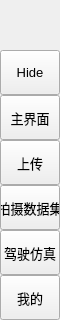
        <widget class="QFrame" name="leftMenuBg">
         <property name="minimumSize">
          <size>
           <width>60</width>
           <height>0</height>
          </size>
         </property>
         <property name="maximumSize">
          <size>
           <width>60</width>
           <height>16777215</height>
          </size>
         </property>
         <property name="frameShape">
          <enum>QFrame::NoFrame</enum>
         </property>
         <property name="frameShadow">
          <enum>QFrame::Raised</enum>
         </property>
         <layout class="QVBoxLayout" name="verticalLayout_3">
          <property name="spacing">
           <number>0</number>
          </property>
          <property name="leftMargin">
           <number>0</number>
          </property>
          <property name="topMargin">
           <number>0</number>
          </property>
          <property name="rightMargin">
           <number>0</number>
          </property>
          <property name="bottomMargin">
           <number>0</number>
          </property>
          <item>
           <widget class="QFrame" name="topLogoInfo">
            <property name="minimumSize">
             <size>
              <width>0</width>
              <height>50</height>
             </size>
            </property>
            <property name="maximumSize">
             <size>
              <width>16777215</width>
              <height>50</height>
             </size>
            </property>
            <property name="frameShape">
             <enum>QFrame::NoFrame</enum>
            </property>
            <property name="frameShadow">
             <enum>QFrame::Raised</enum>
            </property>
            <widget class="QFrame" name="topLogo">
             <property name="geometry">
              <rect>
               <x>10</x>
               <y>5</y>
               <width>42</width>
               <height>42</height>
              </rect>
             </property>
             <property name="minimumSize">
              <size>
               <width>42</width>
               <height>42</height>
              </size>
             </property>
             <property name="maximumSize">
              <size>
               <width>42</width>
               <height>42</height>
              </size>
             </property>
             <property name="frameShape">
              <enum>QFrame::NoFrame</enum>
             </property>
             <property name="frameShadow">
              <enum>QFrame::Raised</enum>
             </property>
            </widget>
            <widget class="QLabel" name="titleLeftApp">
             <property name="geometry">
              <rect>
               <x>70</x>
               <y>8</y>
               <width>160</width>
               <height>20</height>
              </rect>
             </property>
             <property name="font">
              <font>
               <family>Segoe UI</family>
               <pointsize>8</pointsize>
               <italic>false</italic>
               <bold>false</bold>
              </font>
             </property>
             <property name="text">
              <string>VisionVoyage</string>
             </property>
             <property name="alignment">
              <set>Qt::AlignLeading|Qt::AlignLeft|Qt::AlignTop</set>
             </property>
            </widget>
            <widget class="QLabel" name="titleLeftDescription">
             <property name="geometry">
              <rect>
               <x>70</x>
               <y>27</y>
               <width>160</width>
               <height>16</height>
              </rect>
             </property>
             <property name="maximumSize">
              <size>
               <width>16777215</width>
               <height>16</height>
              </size>
             </property>
             <property name="font">
              <font>
               <family>Segoe UI</family>
               <pointsize>8</pointsize>
               <italic>false</italic>
               <bold>false</bold>
              </font>
             </property>
             <property name="text">
              <string>Modern GUI / Flat Style</string>
             </property>
             <property name="alignment">
              <set>Qt::AlignLeading|Qt::AlignLeft|Qt::AlignTop</set>
             </property>
            </widget>
           </widget>
          </item>
          <item>
           <widget class="QFrame" name="leftMenuFrame">
            <property name="frameShape">
             <enum>QFrame::NoFrame</enum>
            </property>
            <property name="frameShadow">
             <enum>QFrame::Raised</enum>
            </property>
            <layout class="QVBoxLayout" name="verticalMenuLayout">
             <property name="spacing">
              <number>0</number>
             </property>
             <property name="leftMargin">
              <number>0</number>
             </property>
             <property name="topMargin">
              <number>0</number>
             </property>
             <property name="rightMargin">
              <number>0</number>
             </property>
             <property name="bottomMargin">
              <number>0</number>
             </property>
             <item>
              <widget class="QFrame" name="toggleBox">
               <property name="maximumSize">
                <size>
                 <width>16777215</width>
                 <height>45</height>
                </size>
               </property>
               <property name="frameShape">
                <enum>QFrame::NoFrame</enum>
               </property>
               <property name="frameShadow">
                <enum>QFrame::Raised</enum>
               </property>
               <layout class="QVBoxLayout" name="verticalLayout_4">
                <property name="spacing">
                 <number>0</number>
                </property>
                <property name="leftMargin">
                 <number>0</number>
                </property>
                <property name="topMargin">
                 <number>0</number>
                </property>
                <property name="rightMargin">
                 <number>0</number>
                </property>
                <property name="bottomMargin">
                 <number>0</number>
                </property>
                <item>
                 <widget class="QPushButton" name="toggleButton">
                  <property name="sizePolicy">
                   <sizepolicy hsizetype="Expanding" vsizetype="Fixed">
                    <horstretch>0</horstretch>
                    <verstretch>0</verstretch>
                   </sizepolicy>
                  </property>
                  <property name="minimumSize">
                   <size>
                    <width>0</width>
                    <height>45</height>
                   </size>
                  </property>
                  <property name="font">
                   <font>
                    <family>Segoe UI</family>
                    <pointsize>10</pointsize>
                    <italic>false</italic>
                    <bold>false</bold>
                   </font>
                  </property>
                  <property name="cursor">
                   <cursorShape>PointingHandCursor</cursorShape>
                  </property>
                  <property name="layoutDirection">
                   <enum>Qt::LeftToRight</enum>
                  </property>
                  <property name="styleSheet">
                   <string notr="true">background-image: url(:/icons/images/icons/icon_menu.png);</string>
                  </property>
                  <property name="text">
                   <string>Hide</string>
                  </property>
                 </widget>
                </item>
               </layout>
              </widget>
             </item>
             <item alignment="Qt::AlignTop">
              <widget class="QFrame" name="topMenu">
               <property name="frameShape">
                <enum>QFrame::NoFrame</enum>
               </property>
               <property name="frameShadow">
                <enum>QFrame::Raised</enum>
               </property>
               <layout class="QVBoxLayout" name="verticalLayout_8">
                <property name="spacing">
                 <number>0</number>
                </property>
                <property name="leftMargin">
                 <number>0</number>
                </property>
                <property name="topMargin">
                 <number>0</number>
                </property>
                <property name="rightMargin">
                 <number>0</number>
                </property>
                <property name="bottomMargin">
                 <number>0</number>
                </property>
                <item>
                 <widget class="QPushButton" name="btn_home">
                  <property name="sizePolicy">
                   <sizepolicy hsizetype="Expanding" vsizetype="Fixed">
                    <horstretch>0</horstretch>
                    <verstretch>0</verstretch>
                   </sizepolicy>
                  </property>
                  <property name="minimumSize">
                   <size>
                    <width>0</width>
                    <height>45</height>
                   </size>
                  </property>
                  <property name="font">
                   <font>
                    <family>Segoe UI</family>
                    <pointsize>10</pointsize>
                    <italic>false</italic>
                    <bold>false</bold>
                   </font>
                  </property>
                  <property name="cursor">
                   <cursorShape>PointingHandCursor</cursorShape>
                  </property>
                  <property name="layoutDirection">
                   <enum>Qt::LeftToRight</enum>
                  </property>
                  <property name="styleSheet">
                   <string notr="true">background-image: url(:/icons/images/icons/cil-home.png);</string>
                  </property>
                  <property name="text">
                   <string>主界面</string>
                  </property>
                 </widget>
                </item>
                <item>
                 <widget class="QPushButton" name="btn_widgets">
                  <property name="sizePolicy">
                   <sizepolicy hsizetype="Expanding" vsizetype="Fixed">
                    <horstretch>0</horstretch>
                    <verstretch>0</verstretch>
                   </sizepolicy>
                  </property>
                  <property name="minimumSize">
                   <size>
                    <width>0</width>
                    <height>45</height>
                   </size>
                  </property>
                  <property name="font">
                   <font>
                    <family>Segoe UI</family>
                    <pointsize>10</pointsize>
                    <italic>false</italic>
                    <bold>false</bold>
                   </font>
                  </property>
                  <property name="cursor">
                   <cursorShape>PointingHandCursor</cursorShape>
                  </property>
                  <property name="layoutDirection">
                   <enum>Qt::LeftToRight</enum>
                  </property>
                  <property name="styleSheet">
                   <string notr="true">background-image: url(:/icons/images/icons/cil-cloud-upload.png);</string>
                  </property>
                  <property name="text">
                   <string>上传</string>
                  </property>
                 </widget>
                </item>
                <item>
                 <widget class="QPushButton" name="btn_image">
                  <property name="sizePolicy">
                   <sizepolicy hsizetype="Expanding" vsizetype="Fixed">
                    <horstretch>0</horstretch>
                    <verstretch>0</verstretch>
                   </sizepolicy>
                  </property>
                  <property name="minimumSize">
                   <size>
                    <width>0</width>
                    <height>45</height>
                   </size>
                  </property>
                  <property name="font">
                   <font>
                    <family>Segoe UI</family>
                    <pointsize>10</pointsize>
                    <italic>false</italic>
                    <bold>false</bold>
                   </font>
                  </property>
                  <property name="cursor">
                   <cursorShape>PointingHandCursor</cursorShape>
                  </property>
                  <property name="layoutDirection">
                   <enum>Qt::LeftToRight</enum>
                  </property>
                  <property name="styleSheet">
                   <string notr="true">background-image: url(:/icons/images/icons/cil-image-plus.png);</string>
                  </property>
                  <property name="text">
                   <string>拍摄数据集</string>
                  </property>
                 </widget>
                </item>
                <item>
                 <widget class="QPushButton" name="btn_simulation">
                  <property name="sizePolicy">
                   <sizepolicy hsizetype="Expanding" vsizetype="Fixed">
                    <horstretch>0</horstretch>
                    <verstretch>0</verstretch>
                   </sizepolicy>
                  </property>
                  <property name="minimumSize">
                   <size>
                    <width>0</width>
                    <height>45</height>
                   </size>
                  </property>
                  <property name="font">
                   <font>
                    <family>Segoe UI</family>
                    <pointsize>10</pointsize>
                    <italic>false</italic>
                    <bold>false</bold>
                   </font>
                  </property>
                  <property name="cursor">
                   <cursorShape>PointingHandCursor</cursorShape>
                  </property>
                  <property name="layoutDirection">
                   <enum>Qt::LeftToRight</enum>
                  </property>
                  <property name="styleSheet">
                   <string notr="true">background-image: url(:/icons/images/icons/cil-gamepad.png);</string>
                  </property>
                  <property name="text">
                   <string>驾驶仿真</string>
                  </property>
                 </widget>
                </item>
               </layout>
              </widget>
             </item>
             <item alignment="Qt::AlignBottom">
              <widget class="QFrame" name="bottomMenu">
               <property name="frameShape">
                <enum>QFrame::NoFrame</enum>
               </property>
               <property name="frameShadow">
                <enum>QFrame::Raised</enum>
               </property>
               <layout class="QVBoxLayout" name="verticalLayout_9">
                <property name="spacing">
                 <number>0</number>
                </property>
                <property name="leftMargin">
                 <number>0</number>
                </property>
                <property name="topMargin">
                 <number>0</number>
                </property>
                <property name="rightMargin">
                 <number>0</number>
                </property>
                <property name="bottomMargin">
                 <number>0</number>
                </property>
                <item>
                 <widget class="QPushButton" name="btn_personal_center">
                  <property name="sizePolicy">
                   <sizepolicy hsizetype="Expanding" vsizetype="Fixed">
                    <horstretch>0</horstretch>
                    <verstretch>0</verstretch>
                   </sizepolicy>
                  </property>
                  <property name="minimumSize">
                   <size>
                    <width>0</width>
                    <height>45</height>
                   </size>
                  </property>
                  <property name="font">
                   <font>
                    <family>Segoe UI</family>
                    <pointsize>10</pointsize>
                    <italic>false</italic>
                    <bold>false</bold>
                   </font>
                  </property>
                  <property name="cursor">
                   <cursorShape>PointingHandCursor</cursorShape>
                  </property>
                  <property name="layoutDirection">
                   <enum>Qt::LeftToRight</enum>
                  </property>
                  <property name="styleSheet">
                   <string notr="true">background-image: url(:/icons/images/icons/cil-user.png);</string>
                  </property>
                  <property name="text">
                   <string>我的</string>
                  </property>
                 </widget>
                </item>
               </layout>
              </widget>
             </item>
            </layout>
           </widget>
          </item>
         </layout>
        </widget>
